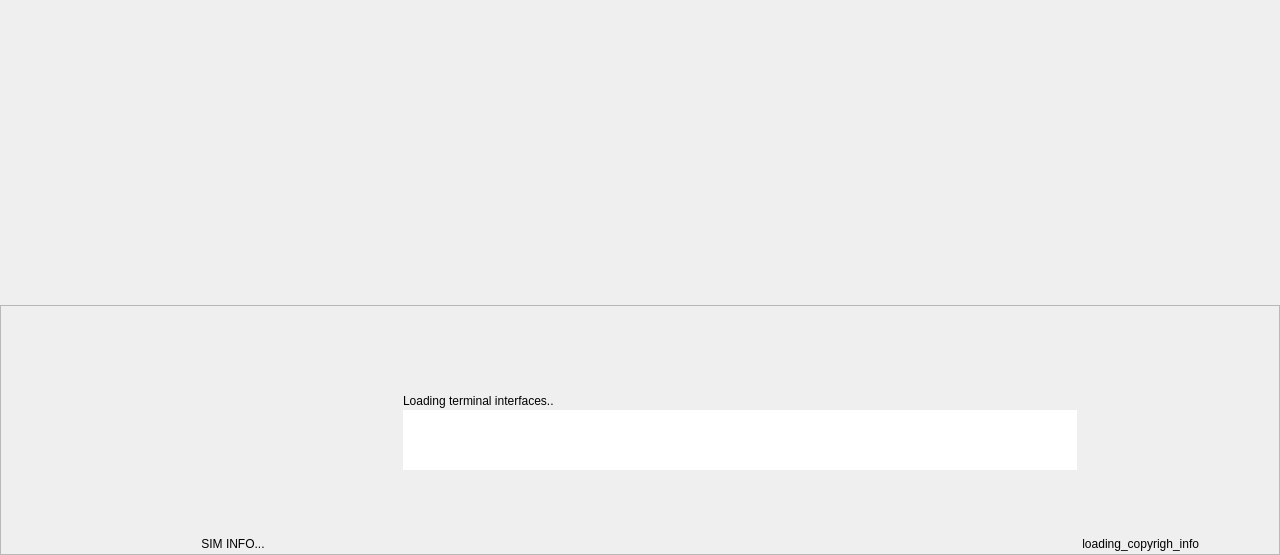
<?xml version="1.0" encoding="UTF-8"?>
<ui version="4.0">
 <class>LoadingGprsForm</class>
 <widget class="QWidget" name="LoadingGprsForm">
  <property name="geometry">
   <rect>
    <x>0</x>
    <y>0</y>
    <width>1280</width>
    <height>555</height>
   </rect>
  </property>
  <property name="windowTitle">
   <string>Form</string>
  </property>
  <layout class="QVBoxLayout" name="verticalLayout_2">
   <property name="margin">
    <number>0</number>
   </property>
   <item>
    <widget class="QWidget" name="w_loadingGprsForm" native="true">
     <property name="styleSheet">
      <string notr="true"/>
     </property>
     <layout class="QVBoxLayout" name="verticalLayout_3" stretch="0,1">
      <property name="margin">
       <number>0</number>
      </property>
      <item>
       <spacer name="verticalSpacer_4">
        <property name="orientation">
         <enum>Qt::Vertical</enum>
        </property>
        <property name="sizeHint" stdset="0">
         <size>
          <width>20</width>
          <height>40</height>
         </size>
        </property>
       </spacer>
      </item>
      <item>
       <layout class="QHBoxLayout" name="horizontalLayout_5">
        <property name="margin">
         <number>0</number>
        </property>
        <item>
         <widget class="QWidget" name="w_searchDevicesForm" native="true">
          <property name="styleSheet">
           <string notr="true"/>
          </property>
          <layout class="QVBoxLayout" name="verticalLayout_10" stretch="1,0,0">
           <property name="margin">
            <number>0</number>
           </property>
           <item>
            <layout class="QHBoxLayout" name="horizontalLayout_12">
             <property name="margin">
              <number>4</number>
             </property>
             <item>
              <widget class="QLabel" name="loading_devices_logo">
               <property name="minimumSize">
                <size>
                 <width>865</width>
                 <height>277</height>
                </size>
               </property>
               <property name="styleSheet">
                <string notr="true"/>
               </property>
               <property name="text">
                <string/>
               </property>
              </widget>
             </item>
            </layout>
           </item>
           <item>
            <spacer name="verticalSpacer_8">
             <property name="orientation">
              <enum>Qt::Vertical</enum>
             </property>
             <property name="sizeHint" stdset="0">
              <size>
               <width>20</width>
               <height>40</height>
              </size>
             </property>
            </spacer>
           </item>
           <item>
            <widget class="QFrame" name="frame_3">
             <property name="minimumSize">
              <size>
               <width>0</width>
               <height>250</height>
              </size>
             </property>
             <property name="maximumSize">
              <size>
               <width>16777215</width>
               <height>250</height>
              </size>
             </property>
             <property name="frameShape">
              <enum>QFrame::StyledPanel</enum>
             </property>
             <property name="frameShadow">
              <enum>QFrame::Raised</enum>
             </property>
             <layout class="QVBoxLayout" name="verticalLayout_11">
              <property name="margin">
               <number>0</number>
              </property>
              <item>
               <layout class="QVBoxLayout" name="verticalLayout_12">
                <property name="spacing">
                 <number>0</number>
                </property>
                <property name="bottomMargin">
                 <number>0</number>
                </property>
                <item>
                 <layout class="QHBoxLayout" name="horizontalLayout_13">
                  <property name="leftMargin">
                   <number>200</number>
                  </property>
                  <property name="rightMargin">
                   <number>200</number>
                  </property>
                  <item>
                   <widget class="QLabel" name="lblProgress">
                    <property name="minimumSize">
                     <size>
                      <width>0</width>
                      <height>20</height>
                     </size>
                    </property>
                    <property name="text">
                     <string/>
                    </property>
                    <property name="alignment">
                     <set>Qt::AlignCenter</set>
                    </property>
                   </widget>
                  </item>
                 </layout>
                </item>
                <item>
                 <layout class="QVBoxLayout" name="verticalLayout">
                  <property name="spacing">
                   <number>6</number>
                  </property>
                  <property name="topMargin">
                   <number>6</number>
                  </property>
                  <property name="bottomMargin">
                   <number>0</number>
                  </property>
                  <item>
                   <spacer name="verticalSpacer_2">
                    <property name="orientation">
                     <enum>Qt::Vertical</enum>
                    </property>
                    <property name="sizeHint" stdset="0">
                     <size>
                      <width>20</width>
                      <height>40</height>
                     </size>
                    </property>
                   </spacer>
                  </item>
                  <item>
                   <layout class="QHBoxLayout" name="horizontalLayout_3">
                    <property name="spacing">
                     <number>8</number>
                    </property>
                    <item>
                     <spacer name="horizontalSpacer_4">
                      <property name="orientation">
                       <enum>Qt::Horizontal</enum>
                      </property>
                      <property name="sizeType">
                       <enum>QSizePolicy::Fixed</enum>
                      </property>
                      <property name="sizeHint" stdset="0">
                       <size>
                        <width>66</width>
                        <height>20</height>
                       </size>
                      </property>
                     </spacer>
                    </item>
                    <item>
                     <spacer name="horizontalSpacer_3">
                      <property name="orientation">
                       <enum>Qt::Horizontal</enum>
                      </property>
                      <property name="sizeType">
                       <enum>QSizePolicy::Fixed</enum>
                      </property>
                      <property name="sizeHint" stdset="0">
                       <size>
                        <width>66</width>
                        <height>20</height>
                       </size>
                      </property>
                     </spacer>
                    </item>
                   </layout>
                  </item>
                  <item>
                   <layout class="QHBoxLayout" name="horizontalLayout">
                    <property name="spacing">
                     <number>6</number>
                    </property>
                    <property name="leftMargin">
                     <number>400</number>
                    </property>
                    <property name="rightMargin">
                     <number>200</number>
                    </property>
                    <item>
                     <layout class="QVBoxLayout" name="verticalLayout_4">
                      <item>
                       <widget class="QWidget" name="divLoadingGprsContent" native="true">
                        <property name="minimumSize">
                         <size>
                          <width>0</width>
                          <height>80</height>
                         </size>
                        </property>
                        <property name="maximumSize">
                         <size>
                          <width>16777215</width>
                          <height>80</height>
                         </size>
                        </property>
                        <layout class="QVBoxLayout" name="verticalLayout_5">
                         <property name="spacing">
                          <number>2</number>
                         </property>
                         <property name="margin">
                          <number>2</number>
                         </property>
                         <item>
                          <widget class="QLabel" name="loading_gprs_info">
                           <property name="text">
                            <string>Loading terminal interfaces..</string>
                           </property>
                          </widget>
                         </item>
                         <item>
                          <widget class="QTextBrowser" name="lblcommentInfoGprs">
                           <property name="minimumSize">
                            <size>
                             <width>0</width>
                             <height>40</height>
                            </size>
                           </property>
                           <property name="styleSheet">
                            <string notr="true"/>
                           </property>
                           <property name="frameShape">
                            <enum>QFrame::NoFrame</enum>
                           </property>
                           <property name="frameShadow">
                            <enum>QFrame::Raised</enum>
                           </property>
                           <property name="verticalScrollBarPolicy">
                            <enum>Qt::ScrollBarAlwaysOff</enum>
                           </property>
                           <property name="horizontalScrollBarPolicy">
                            <enum>Qt::ScrollBarAlwaysOff</enum>
                           </property>
                          </widget>
                         </item>
                        </layout>
                       </widget>
                      </item>
                     </layout>
                    </item>
                   </layout>
                  </item>
                 </layout>
                </item>
                <item>
                 <spacer name="verticalSpacer_9">
                  <property name="orientation">
                   <enum>Qt::Vertical</enum>
                  </property>
                  <property name="sizeHint" stdset="0">
                   <size>
                    <width>20</width>
                    <height>40</height>
                   </size>
                  </property>
                 </spacer>
                </item>
                <item>
                 <layout class="QHBoxLayout" name="horizontalLayout_18">
                  <property name="leftMargin">
                   <number>200</number>
                  </property>
                  <property name="topMargin">
                   <number>0</number>
                  </property>
                  <item>
                   <widget class="QLabel" name="loading_sim_info">
                    <property name="text">
                     <string>SIM INFO...</string>
                    </property>
                    <property name="alignment">
                     <set>Qt::AlignCenter</set>
                    </property>
                   </widget>
                  </item>
                  <item>
                   <spacer name="horizontalSpacer_6">
                    <property name="orientation">
                     <enum>Qt::Horizontal</enum>
                    </property>
                    <property name="sizeHint" stdset="0">
                     <size>
                      <width>40</width>
                      <height>20</height>
                     </size>
                    </property>
                   </spacer>
                  </item>
                  <item>
                   <widget class="QLabel" name="loading_copyrigh_info">
                    <property name="layoutDirection">
                     <enum>Qt::LeftToRight</enum>
                    </property>
                    <property name="text">
                     <string>loading_copyrigh_info</string>
                    </property>
                    <property name="alignment">
                     <set>Qt::AlignRight|Qt::AlignTrailing|Qt::AlignVCenter</set>
                    </property>
                    <property name="indent">
                     <number>80</number>
                    </property>
                   </widget>
                  </item>
                 </layout>
                </item>
                <item>
                 <spacer name="verticalSpacer_10">
                  <property name="orientation">
                   <enum>Qt::Vertical</enum>
                  </property>
                  <property name="sizeType">
                   <enum>QSizePolicy::Fixed</enum>
                  </property>
                  <property name="sizeHint" stdset="0">
                   <size>
                    <width>20</width>
                    <height>0</height>
                   </size>
                  </property>
                 </spacer>
                </item>
               </layout>
              </item>
             </layout>
            </widget>
           </item>
          </layout>
         </widget>
        </item>
       </layout>
      </item>
     </layout>
    </widget>
   </item>
  </layout>
 </widget>
 <resources/>
 <connections/>
</ui>
